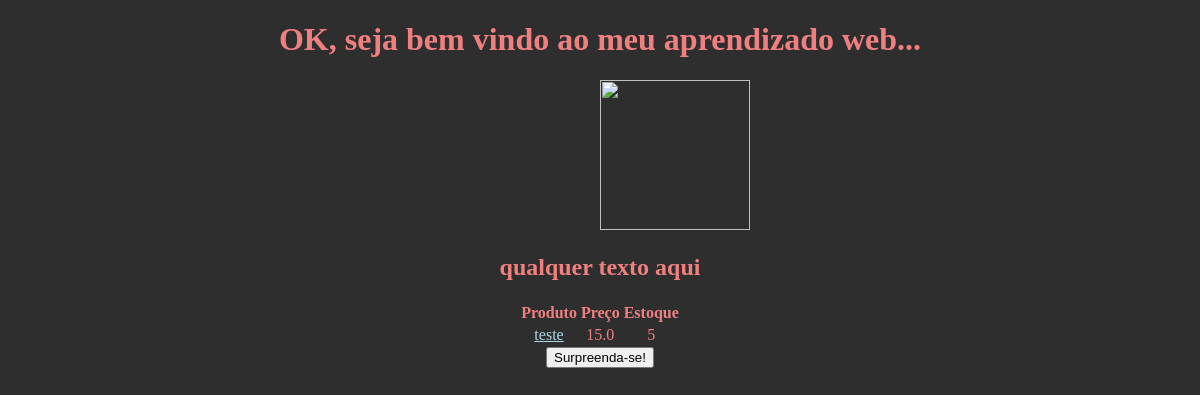
The app's page /, older data.
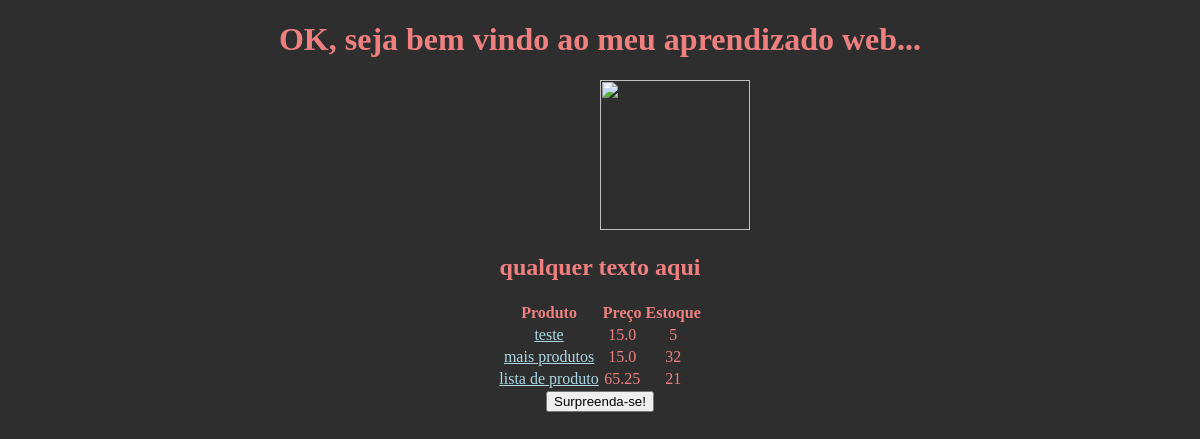
The same page, newer data.
### core/models.py (models this page shows, shortened)
class Produto(models.Model):
    nome = models.CharField("Nome", max_length=100)
    preco = models.FloatField("Preco")
    estoque = models.IntegerField("estoque inteiro apenas")
    descricao = models.TextField("Descrição", blank=True, null=True)

### core/views.py (the view)
# urls.py: path('', index, name='index'),
def index(request):
    produtos = Produto.objects.all
    context = {
        "curso": "qualquer texto aqui",
        "produtos": produtos
    }
    return render(request, "index.html", context)

### core/templates/index.html (shortened to what this page needs)
{% load static %}
<!DOCTYPE html>
<html lang="pt-br">
<head>
    <link rel="stylesheet" href="{% static 'css/styles.css' %}">
</head>
    <body>
        <div style="text-align: center;">
        <h1>OK, seja bem vindo ao meu aprendizado web...</h1>
        <img src="{%static 'images/frontend.png'%}"/>
       <h2>{{curso}}</h2>
        <table align="center">
            <thead>
                <tr>
                    <th>Produto</th>
                    <th>Preço</th>
                    <th>Estoque</th>
                </tr>
            </thead>
            <tbody>
                {% for produto in produtos %}
                <tr align="center">
                    <td> <a href="{% url 'produto' produto.id %}">{{  produto.nome }}</a> </td>
                    <td>{{  produto.preco }}</td>
                    <td>{{  produto.estoque }}</td>
                </tr>
                {% endfor %}
            </tbody>
        </table>
        <button onclick="coisa_legal();">Surpreenda-se!</button>
    </body>
</html>

### core/static/css/styles.css (style rules this page uses)
body { background-color: #2E2E2E; !important; color: lightcoral; }
a { color: lightblue; }
img { width: 150px; height: 150px; margin-left: 150px; }

Row changes from the older to the newer data that the page shows:
added Produto: nome "mais produtos", preco "15.0", estoque "32"
added Produto: nome "lista de produto", preco "65.25", estoque "21"
